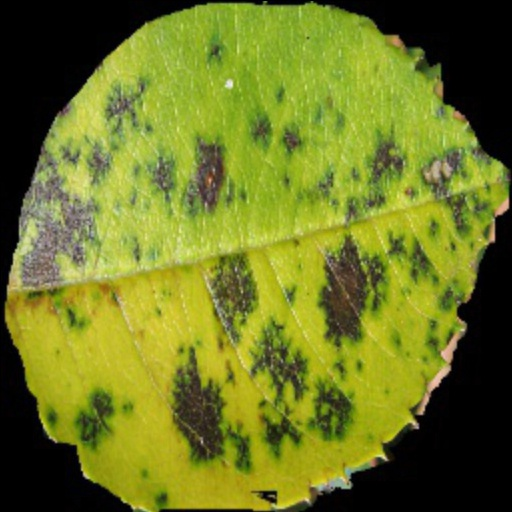
#> input picture Sample Test/algal12.jpg, 512 x 512 px
$ python -i model_check.py   (imports and definitions only)   (older library calls are emulated)
#> lines starting #> are read from the running program, lines starting #| are printed output that depends on the picture
#> further down, picture is the input picture: shape (512, 512, 3); mean B, G, R 35.4, 120.3, 110.6
import os
import mahotas as mt
import cv2 as cv
import glob
import numpy as np
import csv
import re
import count_train
import count_test
from PIL import ImageTk, Image
import matplotlib.pyplot as plt
from scipy import stats
import pickle
import tkinter as tk
from tkinter import filedialog
import sklearn


def extract_feature(image):

	##Color Feature
	(mean,std) = cv.meanStdDev(image)
#> mean = [35.38, 120.3, 110.6]; std = [31.01, 76.09, 70.9]

	#print(len(mean), type(mean))

	#print(len(std), type(std))

	color_feature = np.array(mean)
#> color_feature = [35.38, 120.3, 110.6]

	color_feature = np.concatenate([color_feature,std]).flatten()
#> color_feature = [35.38, 120.3, 110.6, 31.01, 76.09, 70.9]

	#print(len(color_feature))

	##Texture Feature
	gray = cv.cvtColor(image,cv.COLOR_BGR2GRAY)
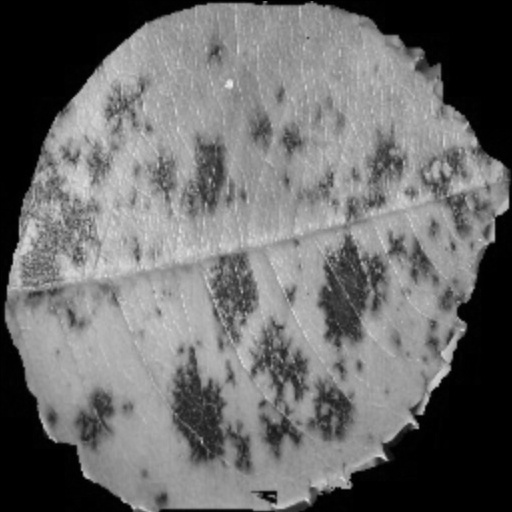
#> gray: shape (512, 512); min 0, max 238, mean 107.7

#> (the run stopped early here; a loop or call above may not have finished)

$ run again, on Sample Test/algal4.jpg
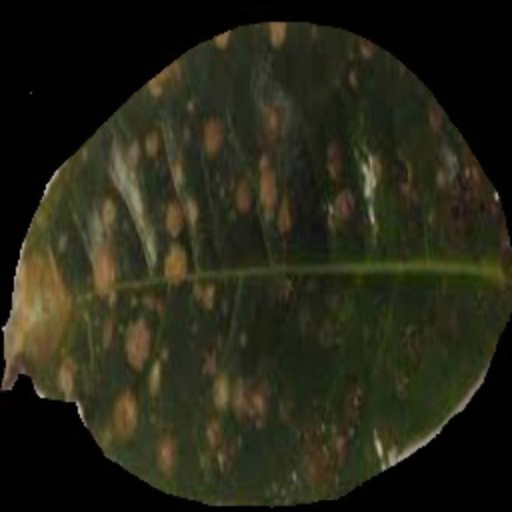
#> input picture Sample Test/algal4.jpg, 512 x 512 px
#> picture is the input picture: shape (512, 512, 3); mean B, G, R 23, 38.1, 38.2
#> mean = [22.98, 38.09, 38.21]; std = [19.94, 29.87, 32.67]
#> in extract_feature, `color_feature = np.array(mean)`: color_feature = [22.98, 38.09, 38.21]
#> in extract_feature, `color_feature = np.concatenate([color_feature,std]).flatten()`: color_feature = [22.98, 38.09, 38.21, 19.94, 29.87, 32.67]
#> in extract_feature, `gray = cv.cvtColor(image,cv.COLOR_BGR2GRAY)`:
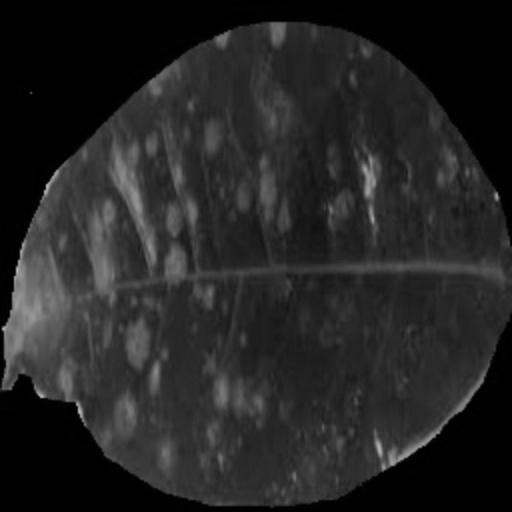
#> gray: shape (512, 512); min 0, max 187, mean 36.4

$ run again, on Sample Test/check1.jpg
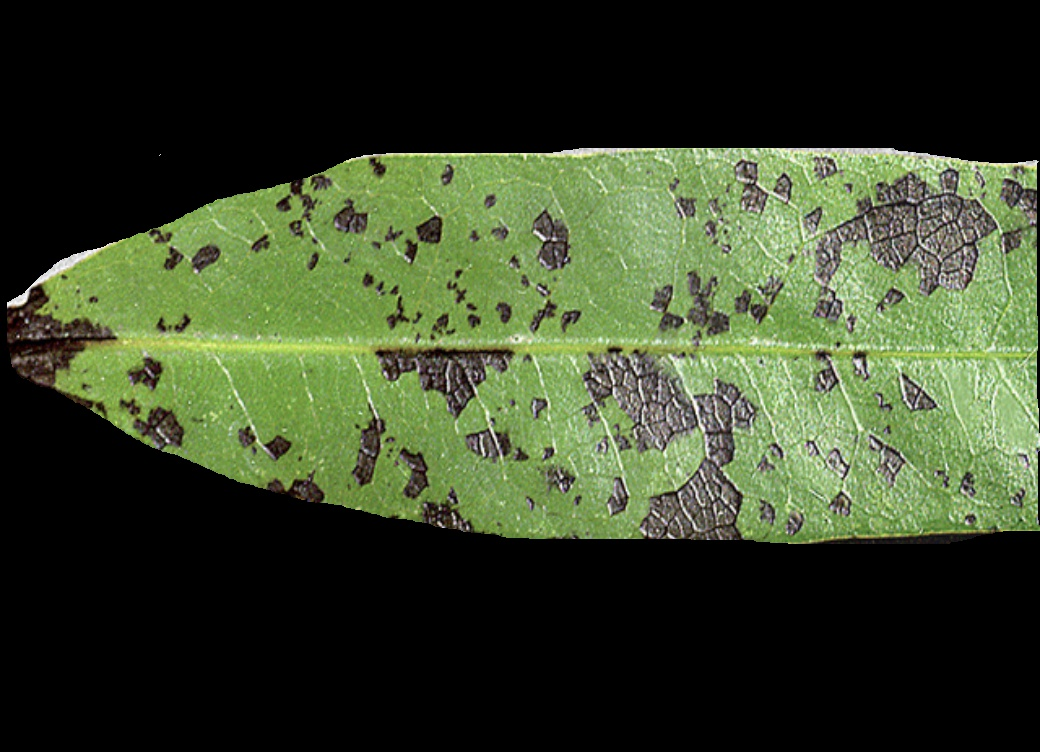
#> input picture Sample Test/check1.jpg, 1040 x 752 px
#> picture is the input picture: shape (752, 1040, 3); mean B, G, R 41.2, 66.4, 55.7
#> mean = [41.15, 66.45, 55.67]; std = [52.75, 80.88, 67.39]
#> in extract_feature, `color_feature = np.array(mean)`: color_feature = [41.15, 66.45, 55.67]
#> in extract_feature, `color_feature = np.concatenate([color_feature,std]).flatten()`: color_feature = [41.15, 66.45, 55.67, 52.75, 80.88, 67.39]
#> in extract_feature, `gray = cv.cvtColor(image,cv.COLOR_BGR2GRAY)`:
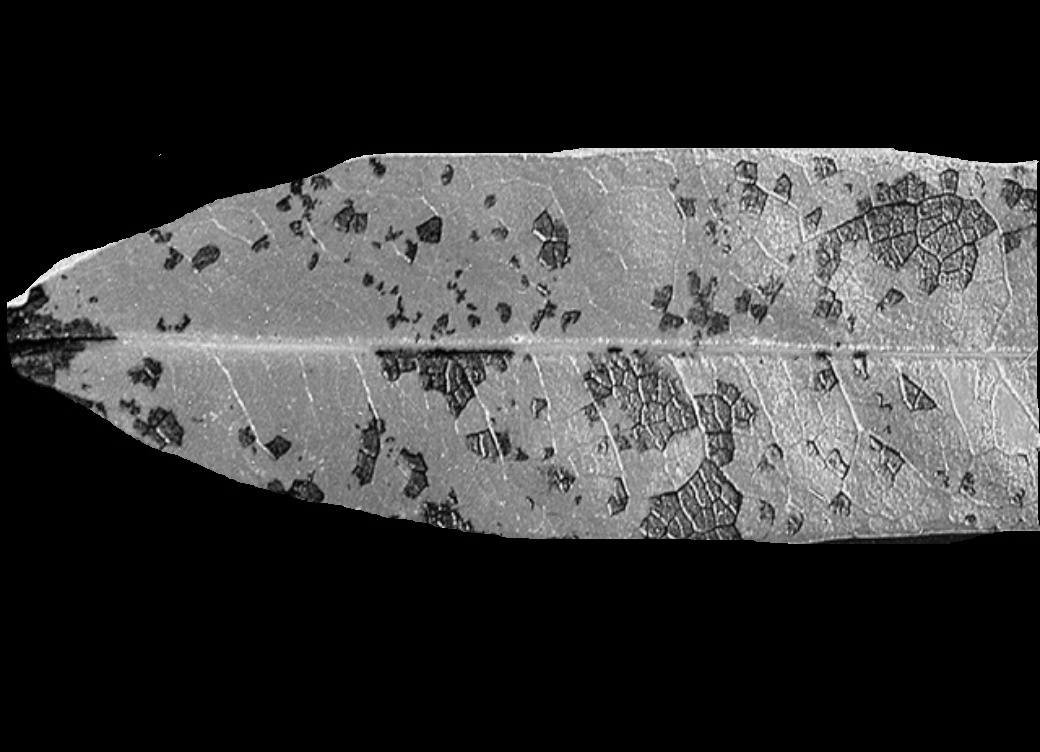
#> gray: shape (752, 1040); min 0, max 254, mean 60.3

$ run again, on Sample Test/check2.jpg
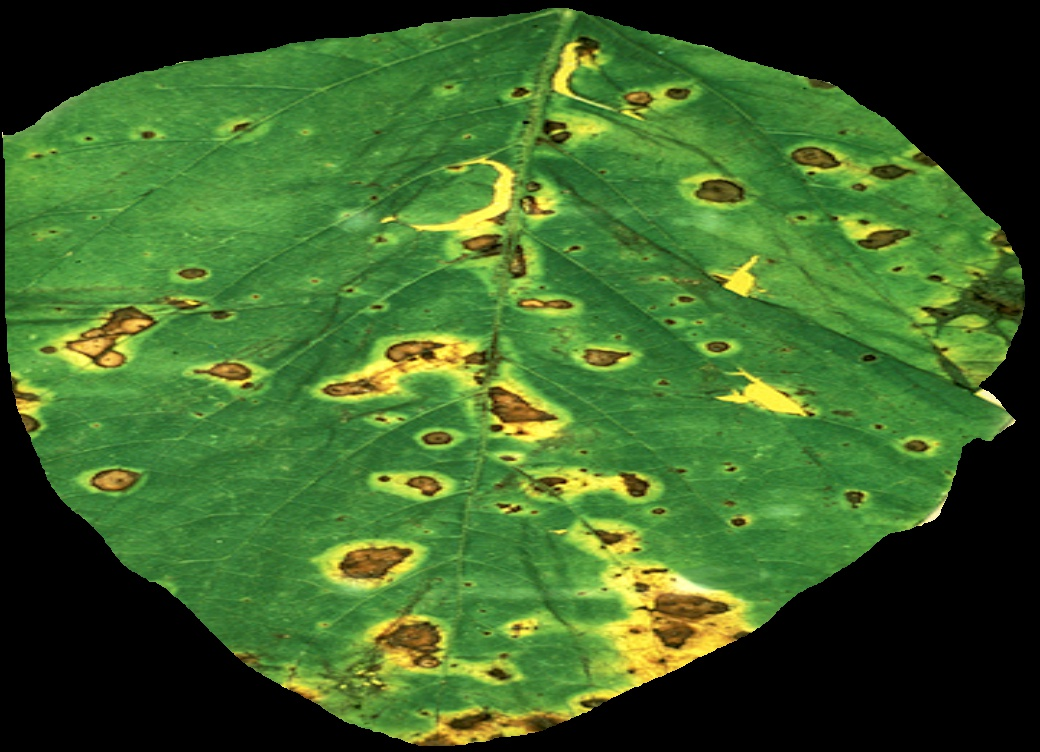
#> input picture Sample Test/check2.jpg, 1040 x 752 px
#> picture is the input picture: shape (752, 1040, 3); mean B, G, R 40.3, 100.3, 61.2
#> mean = [40.28, 100.3, 61.2]; std = [28.37, 69.29, 53.71]
#> in extract_feature, `color_feature = np.array(mean)`: color_feature = [40.28, 100.3, 61.2]
#> in extract_feature, `color_feature = np.concatenate([color_feature,std]).flatten()`: color_feature = [40.28, 100.3, 61.2, 28.37, 69.29, 53.71]
#> in extract_feature, `gray = cv.cvtColor(image,cv.COLOR_BGR2GRAY)`:
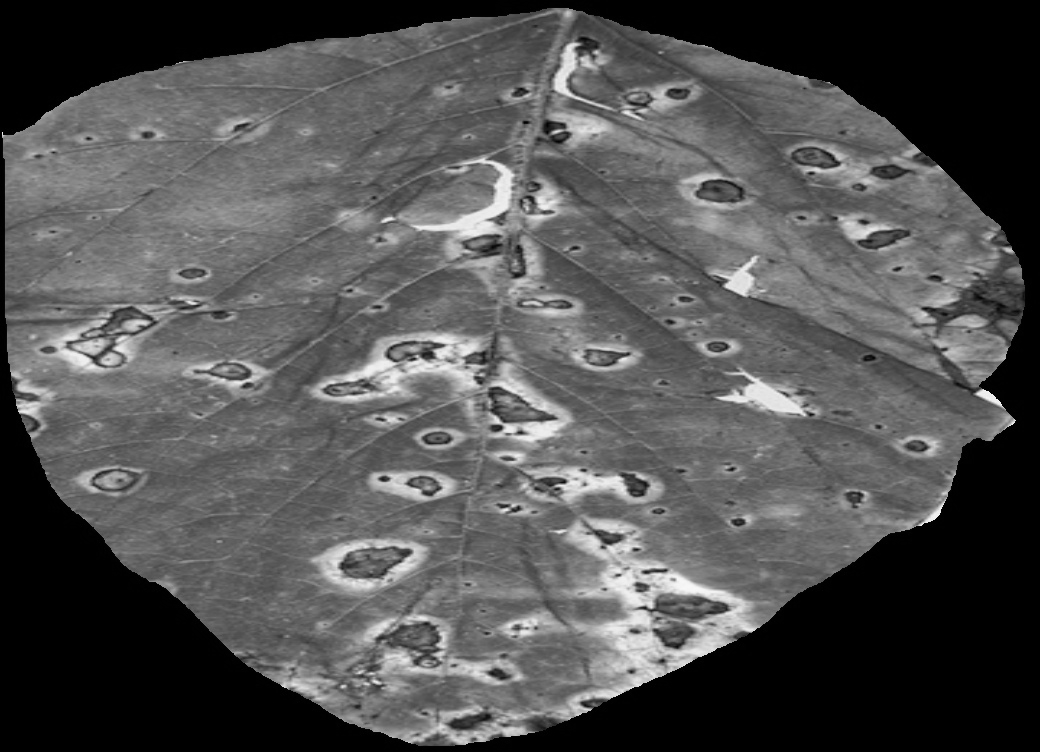
#> gray: shape (752, 1040); min 0, max 248, mean 81.7
